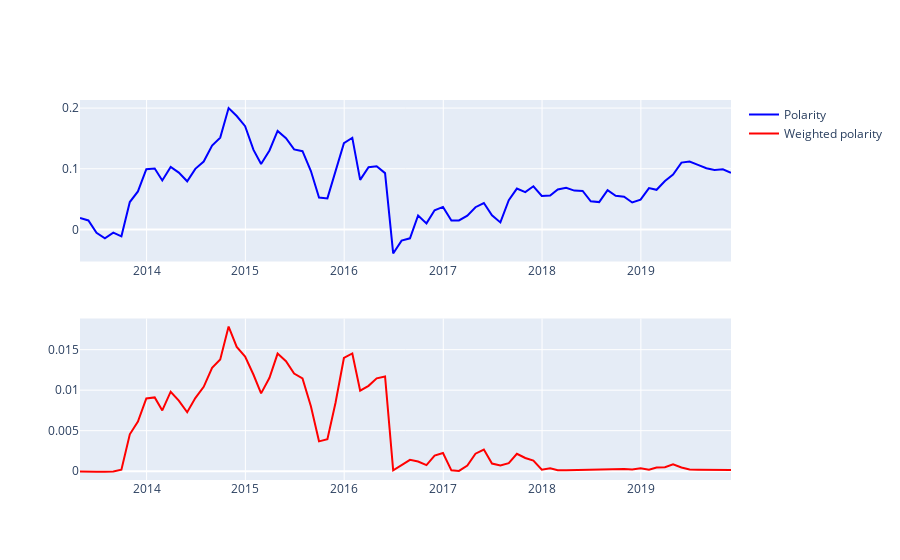

The notebook cell this image was saved under:
### Code cell
fig = make_subplots(rows=2, cols=1)
fig.add_trace(go.Scatter(
    x=df_per_month.timestamp,
    y=df_per_month.polarity,
    name = 'Polarity',
    marker=dict(color="blue"),
    showlegend=True
),1,1)

fig.add_trace(go.Scatter(
    x=df_per_month.timestamp,
    y=df_per_month.weighted_polarity,
    name = 'Weighted polarity',
    marker=dict(color="red"),
    showlegend=True
),2,1)
